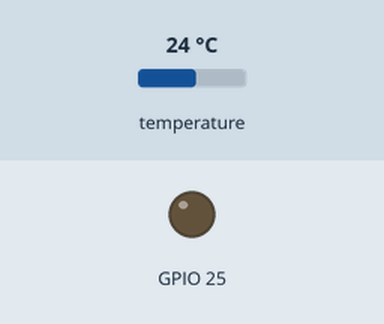
Simulated run of this sketch. Board: ESP32. Shown: output pins drawn as LEDs (lit = HIGH). The test bench sets the inputs (shaded band); at power-on: temperature 24 °C. Nothing arrives over Bluetooth unless stated; what the sketch prints to the serial monitor is not drawn.

Above: at 2.8 s.
2.9 s: temperature set to 20.5 °C
6.0 s: temperature set to 19.5 °C
At 7.6 s:
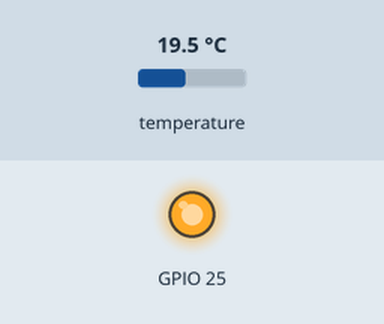
Timing chart, 0 to 9.1 s (numbered marks = the images above; inputs shaded):
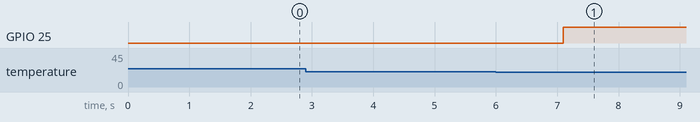

Measured:
- the behaviour switches between 20 and 19.9 °C on temperature (found by bisection; images 0 and 1)
- after the input at 2.9 s, every drawn part: stays the same
- after the input at 6.0 s, GPIO 25: LOW → HIGH after 1.1 s

The sketch:

pid.ino
```cpp
#include <OneWire.h>
#include <DallasTemperature.h>

const int oneWireBus = 4;
OneWire oneWire(oneWireBus);
DallasTemperature sensor(&oneWire);

#include "BluetoothSerial.h"
BluetoothSerial ESP_BT;

#define RXD2 16
#define TXD2 17
#define resistencia 2

int t2;
int incoming;
float r1=20,t1;

void setup() {
  Serial.begin(9600);
  Serial2.begin(9600, SERIAL_8N1, RXD2, TXD2);
  ESP_BT.begin("ESP_SEXO");
  sensor.begin();
  pinMode(25, OUTPUT);
}

void loop() {
int decimales;
  if (ESP_BT.available()){
    r1 = ESP_BT.read();
  }
  sensor.requestTemperatures();
  t1=sensor.getTempCByIndex(0);
  t2=int(t1);

  if(r1>t2)
   {
    digitalWrite(25, HIGH);
   }
   else
   {
    digitalWrite(25, LOW);
   }

  decimales=t1*100;
  decimales=decimales%100;

  ESP_BT.write(t2);
  ESP_BT.write(decimales);

  //Serial2.write(t2);
  //Serial2.write(decimales);

  Serial.write(t2);

  delay(500);
}
```
